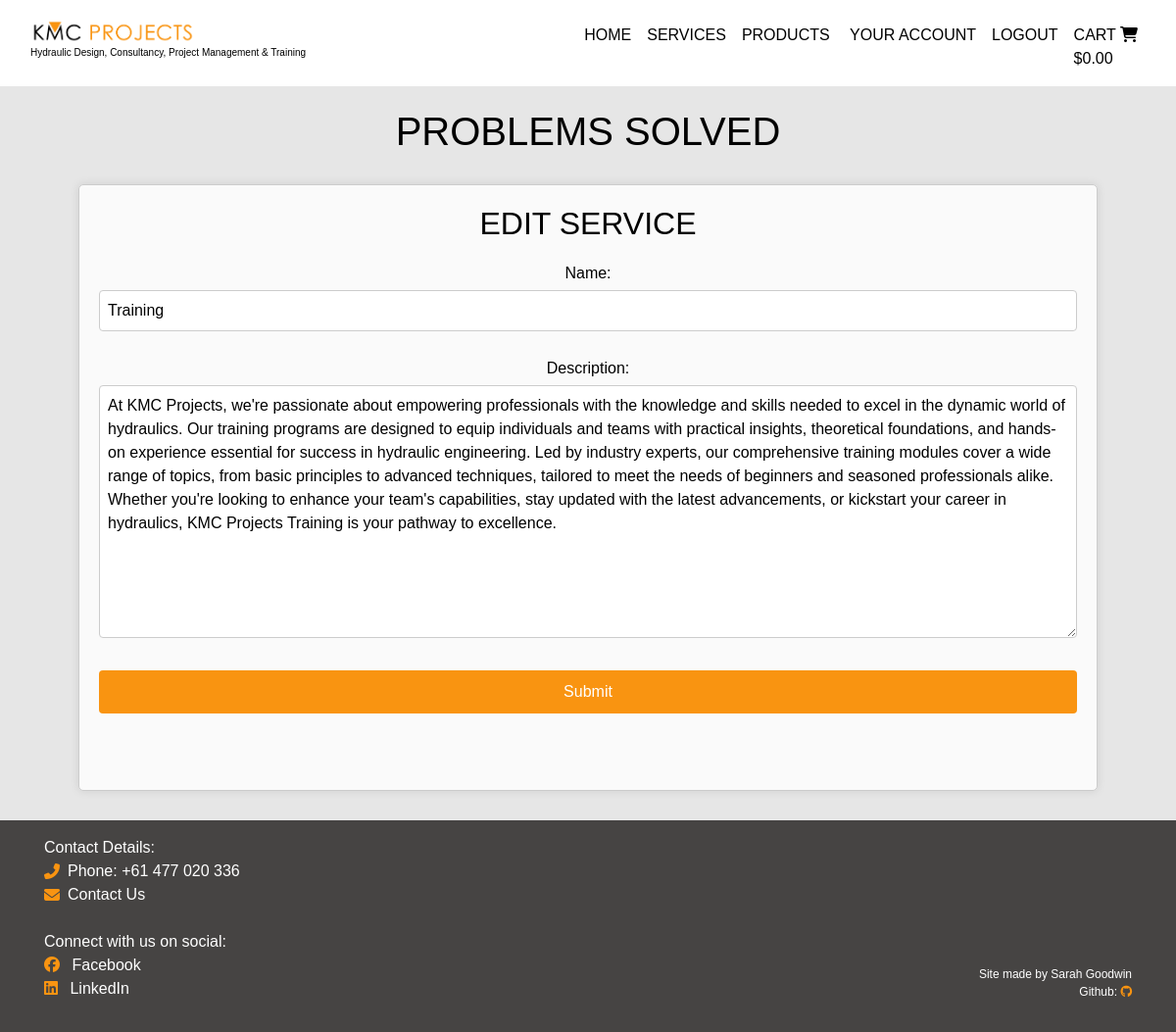
The app's page /services/services/edit/2/ (signed in) with its own data.
### services/models.py (models this page shows, shortened)
class Services(models.Model):
    name = models.CharField(max_length=100)
    sku = models.CharField(max_length=254, null=True, blank=True, unique=True)
    description = models.TextField(max_length=1000)
    created_on = models.DateTimeField(auto_now_add=True)
    updated_on = models.BooleanField(default=False)

### services/views.py (the view, shortened to what this page needs)
# urls.py: path("services/edit/<int:pk>/", EditServiceView.as_view(), name="edit_service"),
class EditServiceView(LoginRequiredMixin, UpdateView):
    model = Services
    template_name = "services/edit_service.html"
    form_class = EditServiceForm
    success_url = reverse_lazy("services")

### services/forms.py
class EditServiceForm(forms.ModelForm):
    class Meta:
        model = Services
        fields = [
            "name",
            "description",
        ]

### cart/context.py (called while the page is built, shortened)
def cart_contents(request):
    cart_items = []
    total = 0
    item_count = 0
    cart = request.session.get('cart', {})
    context = {
        'cart_items': cart_items,
        'total': total,
        'item_count': item_count,
    }
    return context

### services/templates/services/edit_service.html (shortened to what this page needs)
{% extends "base.html" %}
{% load static %}
{% load crispy_forms_tags %}
{% block content %}
<div class="content-wrapper">
    <h1 class="home-heading">Problems Solved</h1>
    <div class="homepage-box-form">
        <h2 class="form-heading">Edit Service</h2>
                  <form class="mb-5" method="POST" enctype="multipart/form-data">
                    <p>
                      {{ form.name.label_tag}}
                      {{ form.name }}
                    </p>
                    <p>
                      {{ form.description.label_tag }}
                      {{ form.description }}
                    </p>
                    <input class="btn btn-success" type="submit" name="update" />
                  </form>
    </div>
</div>
{% endblock %}

### static/css/base.css (style rules this page uses)
body { font-family: 'proxima-nova', sans-serif; font-style: normal; font-weight: 100; color: black; background-color: #e6e6e6; }
h1, h2 { text-transform: uppercase; }
.content-wrapper { padding-top: 100px; text-align: center; }
.home-heading { font-size: 2.5rem; margin-bottom: 20px; text-transform: uppercase; margin-top: 10px; }
.form-heading { text-align: center; margin-bottom: 20px; }
.homepage-box-form { display: flex; flex-direction: column; align-items: center; justify-content: center; margin: 30px 80px; background-color: rgba(255, 255, 255, 0.8); border: 1px solid #ccc; padding: 20px; border-radius: 5px; box-shadow: 0 0 10px rgba(0, 0, 0, 0.1); }
form { width: 100%; }
label { margin-bottom: 5px; display: block; }
input, textarea { width: 100%; padding: 8px; margin-bottom: 10px; border: 1px solid #ccc; border-radius: 4px; box-sizing: border-box; }
textarea { resize: vertical; }
input[type="submit"] { width: 100%; background-color: #f99411; color: white; border: none; cursor: pointer; border-radius: 4px; padding: 10px; box-sizing: border-box; }

### records on screen
Services: name "Training", description "At KMC Projects, we're passionate about empowering professionals with the knowledge and skills needed to excel in the dynamic world of hydraulics. Our training programs are designed to equip individuals and teams with practical insights, theoretical foundations, and hands-on experience essential for success in hydraulic engineering. Led by industry experts, our comprehensive training modules cover a wide range of topics, from basic principles to advanced techniques, tailored to meet the needs of beginners and seasoned professionals alike. Whether you're looking to enhance your team's capabilities, stay updated with the latest advancements, or kickstart your career in hydraulics, KMC…"
